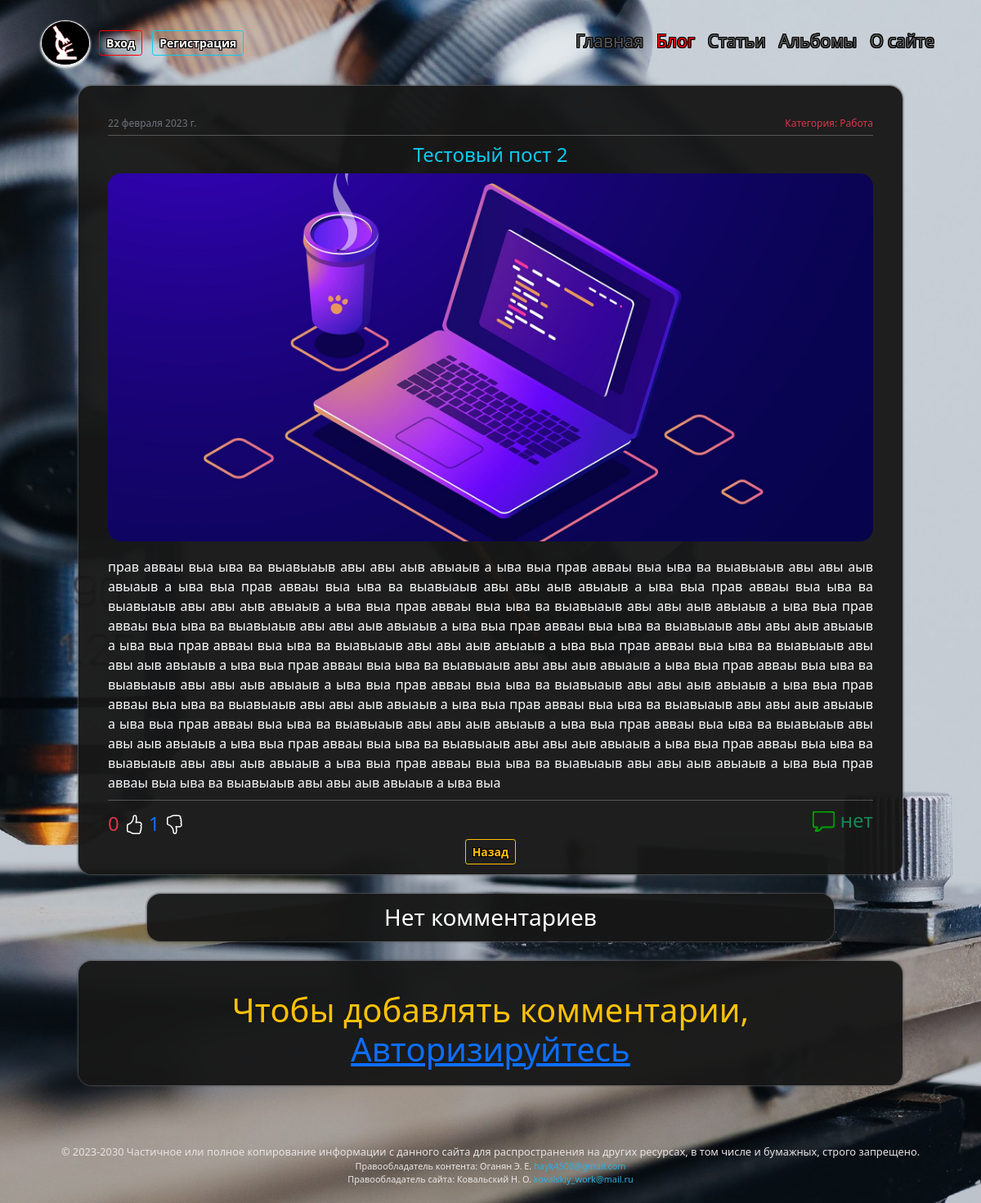
/blog/post/testovyj-post-2/, run on the app's committed database.
### blog/models.py (models this page shows, shortened)
class Post(models.Model):
    title = models.CharField(verbose_name='_____Пост_____', max_length=40, unique=True)
    slug = models.SlugField(max_length=40, unique=True, db_index=True, verbose_name='URL')
    photo = models.ImageField(verbose_name='Фото', upload_to=post_directory_path, blank=True)
    text = models.TextField(verbose_name='Текст')
    time_create = models.DateTimeField(verbose_name='Время создания', auto_now_add=True)
    is_published = models.BooleanField(verbose_name='Публикация', default=True)
    cat = models.ForeignKey('Categories_Post', verbose_name='Категория', on_delete=models.PROTECT, null=False)
    thumbsup = models.IntegerField(verbose_name='Нравится', default='0')
    thumbsdown = models.IntegerField(verbose_name='Не нравится', default='0')
    thumbs = models.ManyToManyField(CustomUser, verbose_name='Голосовали', related_name='thumbs', default=None, blank=True)
    def comment_count(self):
        return self.comments_post.all().count()
    comment_count.short_description = 'Комментариев'
    def text_100(self):
        if len(self.text) > 99:
            return u"%s..." % (self.text[:100],)
        else:
            return self.text
    text_100.short_description = '___Текст поста___'
    def __str__(self):
        return self.title
    class Meta:
        verbose_name = "Пост"
        verbose_name_plural = "Посты"
        ordering = ['-time_create']

class Categories_Post(models.Model):
    name = models.CharField(verbose_name='Категория', max_length=40, db_index=True, unique=True)
    slug = models.SlugField(max_length=80, unique=True, db_index=True, verbose_name='URL')
    def __str__(self):
        return self.name
    class Meta:
        verbose_name = "Категорию"
        verbose_name_plural = "Категории"

### blog/views.py (the view, shortened to what this page needs)
# urls.py: path('post/<slug:post_slug>/', PostDetail.as_view(), name='post'),
class PostDetail(SuccessMessageMixin, FormMixin, DetailView):
    model = Post
    template_name = 'blog/post.html'
    context_object_name = 'post'
    slug_url_kwarg = 'post_slug'
    form_class = CommentForm
    success_message = 'Комментарий успешно отправлен! Ожидайте проверку модератором!'
    def post(self, request, *args, **kwargs):
        form = self.get_form()
        if form.is_valid():
            return self.form_valid(form)
        else:
            return self.form_invalid(form)
    def get_context_data(self, *, object_list=None, **kwargs):
        context = super().get_context_data(**kwargs)
        context['title'] = 'Пост - ' + str(context['post'])
        post = get_object_or_404(Post, slug=self.kwargs['post_slug'])
        def get_vote(self):
            votes = Votes_Post.objects.filter(user=self.request.user.id, post=post)
            if len(votes) == 0:
                return 'not_vote'
        context['vote_post'] = get_vote(self)
        comments = self.get_modereted_comments()
        context['comments'] = comments
        context['page_obj'] = comments
        return context
    def get_modereted_comments(self):
        queryset = self.object.comments_post.filter(status=True)
        paginator = Paginator(queryset, 6)
        page = self.request.GET.get('page')
        comments = paginator.get_page(page)
        return comments

### blog/context_processors.py (called while the page is built)
def menu_context_processor(request):
    return {'menu': menu, 'home': home}

### blog/templates/blog/post.html (shortened to what this page needs)
{% extends 'blog/include/base.html' %}
{% load static %}
{% block content %}
<div class="content text-center">
    <span class="right" style="float:right;"> <p class="text-danger time">Категория: {{post.cat}}</p></span><span class="left" style="float:left;"><p class="text-muted time">{{post.time_create|date}}</p></span>
    <br>
    <hr class="text-white" style="margin-top:0%; margin-bottom:1%">
    <h2 class="text-info fs-4 text-center">{{post.title}}</h2>
    {% if post.photo %}
    <img class="image-post" src="{{post.photo.url}}">
    {% endif %}
    <p class="text-light fs-9 text-blog ">{{post.text|linebreaksbr}}</p>
    <hr class="text-white" style="margin-bottom:1%; margin-top: 1%;">
    <span class="right" style="float:right;">
        <ul class="lines">
             <li class="lines"><image class="btn-like" src="{% static 'blog/images/comment.png' %}" style="margin-top:0.2em; margin-right:7px;" width="27em"></image>
             <li class="lines"> <h4 class="text-success" style=" margin-bottom:0px;">{{comments.paginator.count|default:"нет"}}</h4>
        </ul>
    </span>
         <ul class="lines">
             <li class="lines"><span id="i_like_this" class="text-danger"><span id="up" style="margin-bottom:0px; font-size:24px;">{{post.thumbsup}}</span></span>
                  <a {% if request.user.is_authenticated %}
                    class="btn btn-link text-dark p-0 border-0 btn-outline-black thumbaction" {% else %}
                    href="{% url 'login' %}" class="btn btn-link text-dark p-0 border-0 btn-outline-black"
                    {% endif %} value="thumbsup" data-toggle="tooltip" title="I like this" role="button">
                  </a>
             <li class="lines"> <span id="down"  class="text-primary" style="margin-bottom:0px; font-size:24px;">{{post.thumbsdown}}</span>
                  <a {% if request.user.is_authenticated %}
                    class="btn btn-link text-dark p-0 border-0 btn-outline-black thumbaction" {% else %}
                    href="{% url 'login' %}" class="btn btn-link text-dark p-0 border-0 btn-outline-black"
                    {% endif %} value="thumbsdown" data-toggle="tooltip" title="I dont like this" role="button">
                  </a>
        </ul>
    <div class="text-center">
        <a><button type="button" onclick="history.back();" class="btn btn-outline-warning btn-sm btn-profile">Назад</button></a>
    </div>
</div>
    {% if not comments.paginator.count %}
<div class="content comment-content text-center">
    <h3 class="text-comment">Нет комментариев</h3>
</div>
    {% endif %}
    {% if user.is_authenticated %}
<div class="content comment-content text-center">
         <form action="" method="post">
         {% csrf_token %}
         <h3 class="text-center text-warning">Добавить комментарий</h3>
         {% for f in form %}
             <p class="form-comment text-center">{{f}}</p>
             <div class="form-error">{{f.errors}}</div>
             <div class="form-error">{{ form.non_field_errors }}</div>
         {% endfor %}
             <p class="warning-comment">Уважаемые пользователи! В нашем сообществе запрещено: призывать к насилию, оскорблять.
             </p>
             <p class="form-reg comment-btn"><button type="submit" class="btn btn-outline-success btn-reg">Добавить комментарий</button></p>
         </form>
</div>
    {%else%}
<div class="content text-center">
    <h1 class="fs-9 text-warning">Чтобы добавлять комментарии, <a href="{% url 'login' %}">Авторизируйтесь</a></h1>
</div>
    {%endif%}
{% endblock %}

### blog/static/blog/css/styles.css (style rules this page uses)
html { position: relative; min-height: 90%; }
body { background-repeat: no-repeat; background-position: center center; background-attachment: fixed; -webkit-background-size: cover; -moz-background-size: cover; -o-background-size: cover; background-size: cover; margin-bottom: 6%; background-color:rgba(23, 23, 23, 0.961); }
.btn { margin: 6px; font-weight: 648; text-shadow: 1px 0 rgb(0, 0, 0), -1px 0 rgb(0, 0, 0), 0 1px rgb(0, 0, 0), 0 -1px rgb(0, 0, 0), 1px 1px rgb(0, 0, 0), -1px -1px rgb(0, 0, 0), 1px -1px rgb(0, 0, 0), -1px 1px rgb(0, 0, 0); }
.content { margin-left: 8%; margin-right: 8%; margin-top: 2%; margin-bottom: 0.1%; padding: 3%; padding-bottom: 1%; border-radius: 1em; background-color:rgba(23, 23, 23, 0.961); box-shadow: 0 0px 3px rgb(141, 141, 141), 0 0px 3px rgb(0, 0, 0); }
.time { margin-top: 1%; margin-bottom: 1%; font-size: 12px; }
.text-blog { margin-top: 2%; text-align:justify; margin-bottom: 0%; }
.image-post { border-radius: 1em; height:450px; width: 100%; object-fit: cover; }
.btn-profile { margin: 0px; }
.text-comment { color: white; padding: 0px; margin: 0%; }
.comment-content { margin-left: 15%; margin-right: 15%; margin-bottom: 1%; padding: 1%; }
ul.lines { margin:0px; padding:0px; }
.lines { display: flex; }
svg#thumbsup.up.bi.bi-hand-thumbs-up, svg#thumbsdown.down.bi.bi-hand-thumbs-down { color:white; }

### data on the page
Post: cat "Работа", time_create "22 февраля 2023 г.", title "Тестовый пост 2", photo (picture), text "прав авваы выа ыва ва выавыаыв авы авы аыв авыаыв а ыва выа прав авваы выа ыва ва выавыаыв авы авы аыв авыаыв а ыва выа прав авваы выа ыва ва выавыаыв авы авы аыв авыаыв а ыва выа прав авваы выа ыва ва выавыаыв авы авы аыв авыаыв а ыва выа прав авваы выа ыва ва выавыаыв авы авы аыв авыаыв а ыва выа прав авваы выа ыва ва выавыаыв авы авы аыв авыаыв а ыва выа прав авваы выа ыва ва выавыаыв авы авы аыв авыаыв а ыва выа прав авваы выа ыва ва выавыаыв авы авы аыв авыаыв а ыва выа прав авваы выа ыва ва выавыаыв авы авы аыв авыаыв а ыва выа прав авваы выа ыва ва выавыаыв авы авы аыв авыаыв а ыва выа прав авваы выа ыва ва выавыаыв авы авы аыв авыаыв а ыва выа прав авваы выа ыва ва выавыаыв авы авы…", thumbsup "0", thumbsdown "1"

### other printed values
{{ home.title }} "Главная"
{{ m.title }} "Блог" "Статьи" "Альбомы" "О сайте"
{{ comments.paginator.count|default:"нет" }} "нет"
